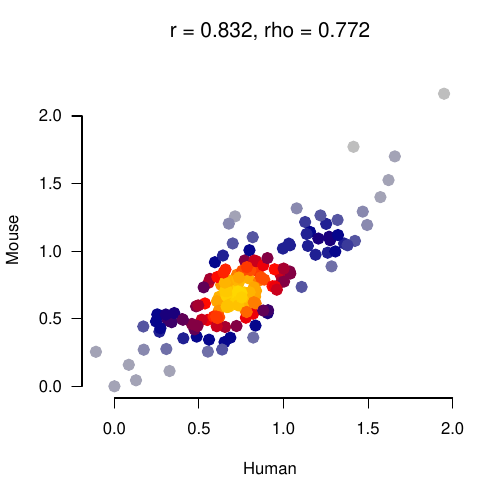

Write R code to recreate this figure.
library(tidyverse)
library(LSD)
library(cowplot)

human_features <- read.csv("./results/human/RNA_TE_corr/lgbm-LL_P5_P3_CF_AAF_3mer_freq_5/feature_importance.csv", 
  header = TRUE, sep = ","
)

mouse_features <- read.csv("./results/mouse/RNA_TE_corr/lgbm-LL_P5_P3_CF_AAF_3mer_freq_5/feature_importance.csv", 
  header = TRUE, sep = ","
)
features <- data.frame(row.names = row.names(human_features))
features['Human'] <- human_features$mean_importance
features['Mouse'] <- mouse_features$mean_importance
features['Human'] <- log10(features['Human'])
features['Mouse'] <- log10(features['Mouse'])
features$Human[features$Human == -Inf] <- 0
features$Mouse[features$Mouse == -Inf] <- 0

pdf("./figures/RNA_TE_corr/human_mouse_feature_imp_corr.pdf", 5, 5) 
features %>% 
  mutate(
    r = cor(Human, Mouse, use = "pairwise.complete.obs", method = "pearson"),
    rho = cor(Human, Mouse, use= "pairwise.complete.obs", method = "spearman"),
    ) %>%
  {
    heatscatter(
      .$Human, .$Mouse,
      # xlim = c(0, 4), ylim = c(0, 4),
      xlab = "Human", 
      ylab = "Mouse", bty='n', las=1,
      main = str_glue("r = {.$r[1] %>% round(3)}, rho = {.$rho[1] %>% round(3)}"),
      cexplot = 1.5,
    )
  }
dev.off()